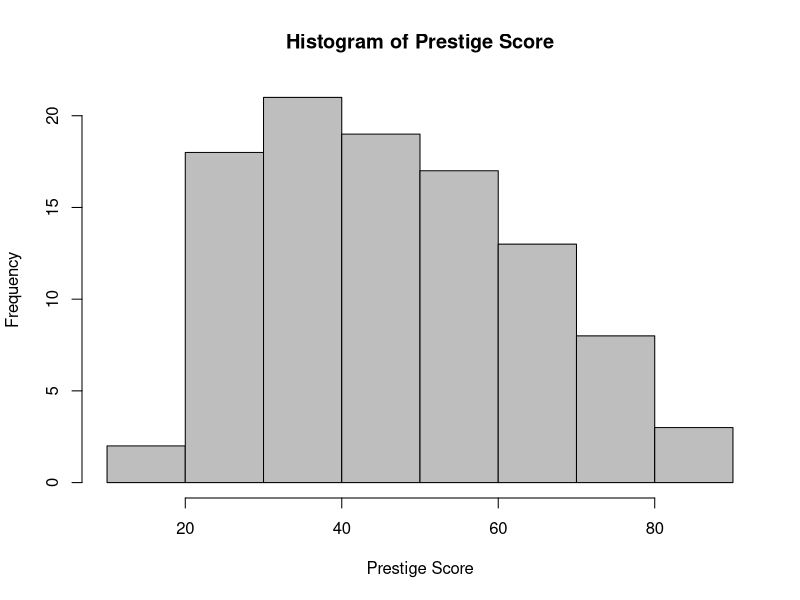
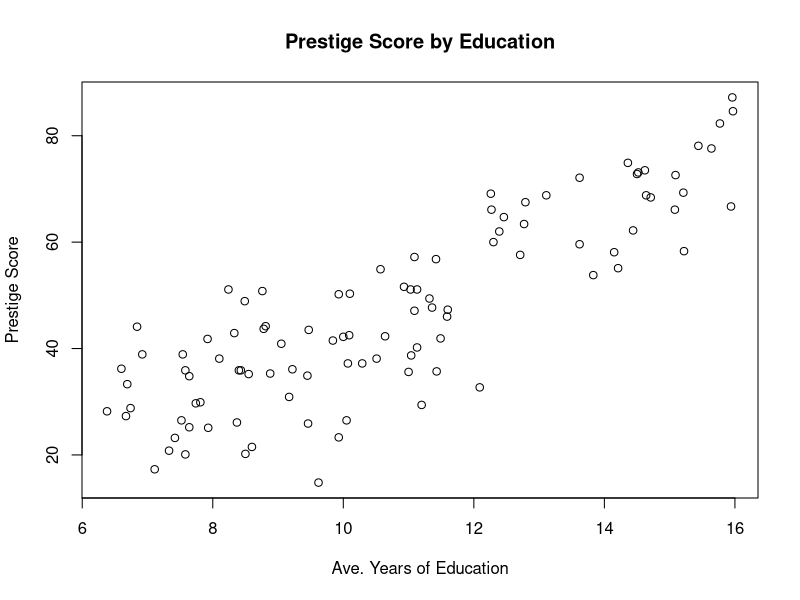
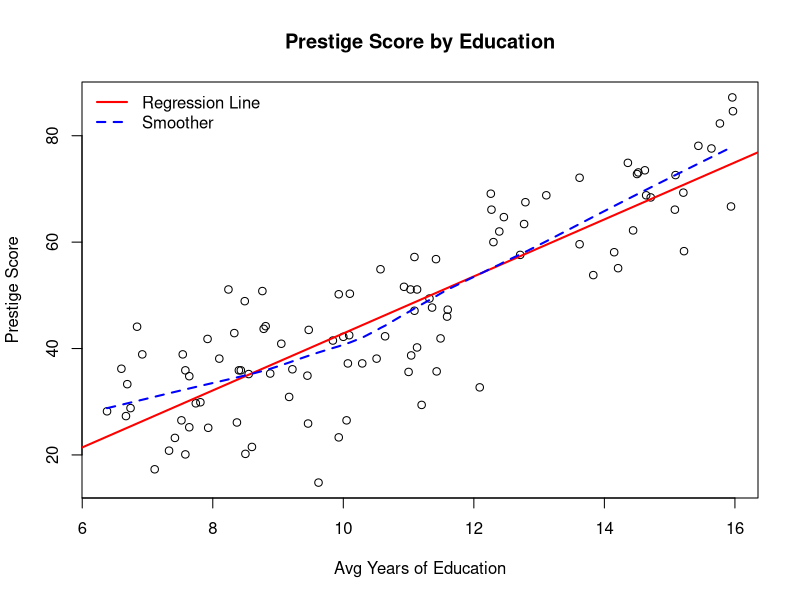
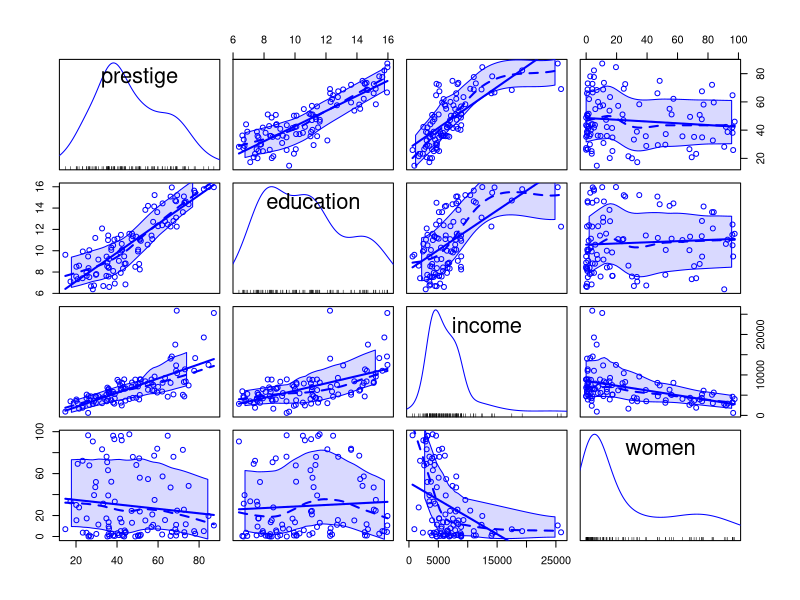
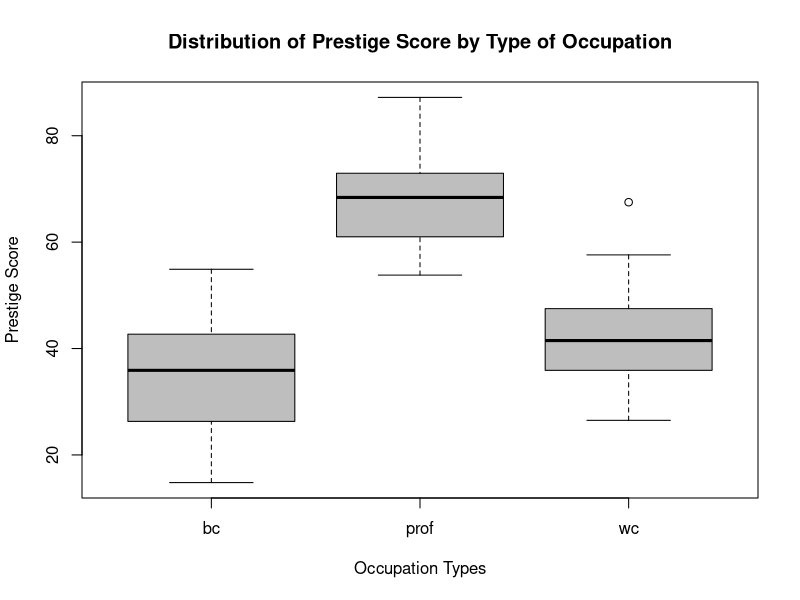
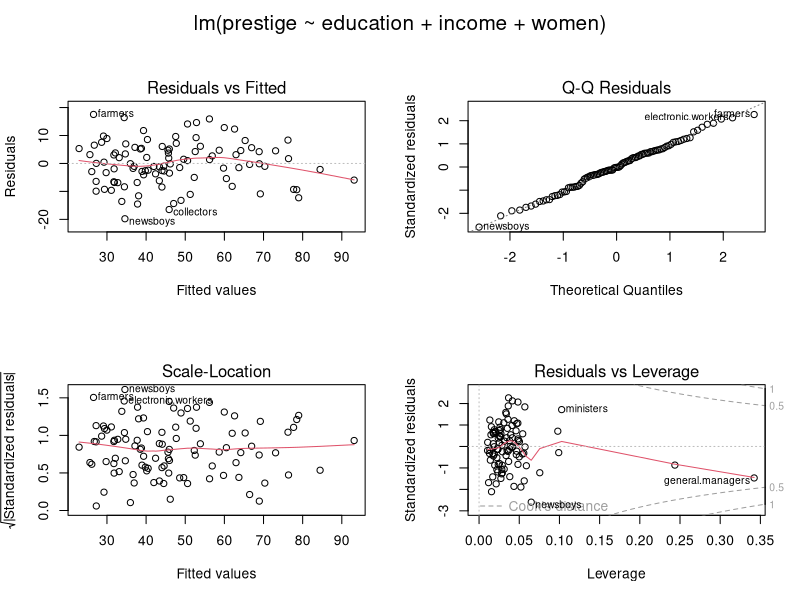

Reproduce these figures in R, in order.
####################################################################################
## This file contains code for analyzing the Prestige data from the car package
## with an emphasis on exploratory data analysis.
####################################################################################

####################################################################################
######################## Data cleaning & preprocessing #############################
####################################################################################
## Load Data
install.packages("car", dependencies=TRUE)  # install car package
library(car)  # load car package that contains prestige data
data(Prestige) # load prestige data 
str(Prestige)  # look at the structure of the data

# ## Prestige data description
# Here we use the "Prestige" dataset from the `car` package, which has the following variables
# + education: Average education of occupational incumbents, years, in 1971.
# + income: Average income of incumbents, dollars, in 1971.
# + women: Percentage of incumbents who are women.
# + prestige: Pineo-Porter prestige score for occupation, from a social survey conducted in the mid-1960s.
# + census: Canadian Census occupational code.
# + type: Type of occupation, a factor with levels
#   + bc: Blue Collar
#   + prof: Professional, Managerial, and Technical
#   + wc: White Collar

## Summary of the data
summary(Prestige)

## Investigate NA values
Prestige[is.na(Prestige$type), ]  # look at rows with NA falues for type
ind <- which(is.na(Prestige$type))  # gives the index numbers of the NAs for type
rbind(index=ind, name=rownames(Prestige)[ind])  # print index with rowname

## Re-group & drop NA values
ind.ch <- ind[-1]  # exclude the first index for athletes
Prestige[ind.ch, "type"] <- rep("bc", 3)  # replace NAs with blue collar ("bc") 
summary(Prestige$type)  # check to see if it worked
Prestige <- na.omit(Prestige)  # exclude any rows with NAs (one row here for athletes)
summary(Prestige$type)

####################################################################################
################## Exploratory Data Analysis (EDA) #################################
####################################################################################
## Histogram of Response Variable
hist(Prestige$prestige, col = "grey", main = "Histogram of Prestige Score", xlab = "Prestige Score")

## Scatterplot of response vs covariate
plot(Prestige$education, Prestige$prestige,
     main = "Prestige Score by Education",
     xlab = "Ave. Years of Education", ylab = "Prestige Score")

## Add in linear fit & smoother fit 
plot(Prestige$education, Prestige$prestige,
     main = "Prestige Score by Education",
     xlab = "Avg Years of Education", ylab = "Prestige Score")
abline(reg = lm(prestige ~ education, data = Prestige), col = "red", lwd = 2)
lines(lowess(Prestige$education, Prestige$prestige), col = "blue", lty = 2, lwd = 2)
legend("topleft",legend = c("Regression Line", "Smoother"), col = c("red","blue"),
       lwd = c(2,2), lty = c(1,2), bty = "n")

## Scatterplot Matrix
# Use direct ordering of the varaibles to control how they are plotted
scatterplotMatrix(Prestige[,c("prestige","education","income","women")])

## Boxplot of respose by categorical variable
boxplot(prestige ~ type, data = Prestige, col = "grey",
        main = "Distribution of Prestige Score by Type of Occupation",
        xlab = "Occupation Types", ylab = "Prestige Score")

####################################################################################
##################### Modeling - Linear Regression #################################
####################################################################################
## Fit the Model
myReg <- lm(prestige ~ education + income + women, data = Prestige)
myReg
names(myReg)

## Summary of Fit
summary(myReg)

## "summary" Contents
sum.myReg = summary(myReg)
names(sum.myReg)  # show different contents
names(myReg)  # this is what we had previously

## Confidence Intervals
confint(myReg, 'income', level=0.95)  # 95% CI for coefficient of 'income'
confint(myReg, level=0.95)  # 95% CI for all coefficients

## Adding Variables
mod = update(myReg, ~ . + type)  # add in type of occupation
summary(mod) 

##  Relevel a Factor
levels(Prestige$type)
Prestige$type = relevel(Prestige$type, "prof")
levels(Prestige$type)
mod = update(myReg, ~ . + type)
summary(mod)

## Diagnostics
par(mfrow = c(2, 2), oma = c(0, 0, 2, 0))
plot(myReg)

## Predict the output for a new input
newData = data.frame(education=13.2, income=12000, women=12)
predict(myReg, newData, interval="predict")  # point estimate & 95% CI

